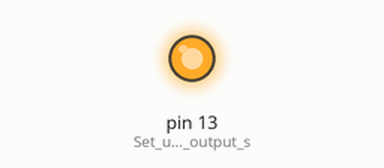
Recording of a sketch running on a simulated Arduino Uno, built with avr-gcc and run on an emulated ATmega328P. Parts: output pins drawn as LEDs (lit = HIGH).

Above: at 0.2 s.
At 24.0 s:
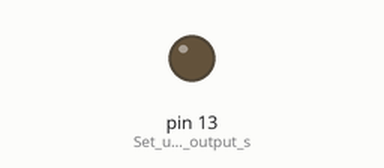
Timing chart, 0 to 32.5 s (numbered marks = the images above):
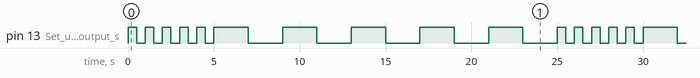

The sketch:

1.blink_slow_and_fast.ino
```cpp
// C++ code
//
void setup() {
  pinMode(13, OUTPUT); //Set up pin 13 as output so that we can control the LED
}

void blink(float halfperiod){ // Function to blink the LED
  digitalWrite(13, HIGH); // Turn the LED on
  delay(halfperiod);       // Wait for half the period (in milliseconds)
  digitalWrite(13, LOW); // Turn the LED off
  delay(halfperiod);    // Wait for another half the period to complete the cycle
  }

void loop() {
  for (int i=0; i<5; i++ ){ // Blink 5 times with a half-period of 500 ms (1 second full period)
    blink(500);
  }
  for (int i=0; i<5; i++ ){ // Blink 5 times with a half-period of 2000 ms (4 seconds full period)
    blink(2000);
  }
}
```

Measured:
- by itself, pin 13 (Set_up_pin_13_as_output_s): repeats every 25.0 s: 4 × (LOW 0.50 s, HIGH 0.50 s), LOW 0.50 s, 5 × (HIGH 2.0 s, LOW 2.0 s), HIGH 0.50 s
- by itself, everything shown: repeats every 25.0 s, in 20 steps
